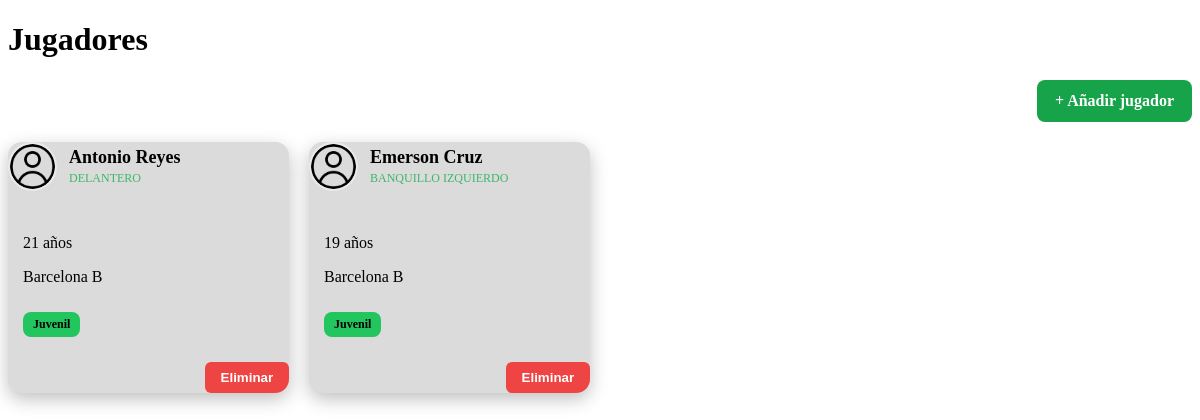
/admin/jugadores.php, run on an earlier commit of the app's database.
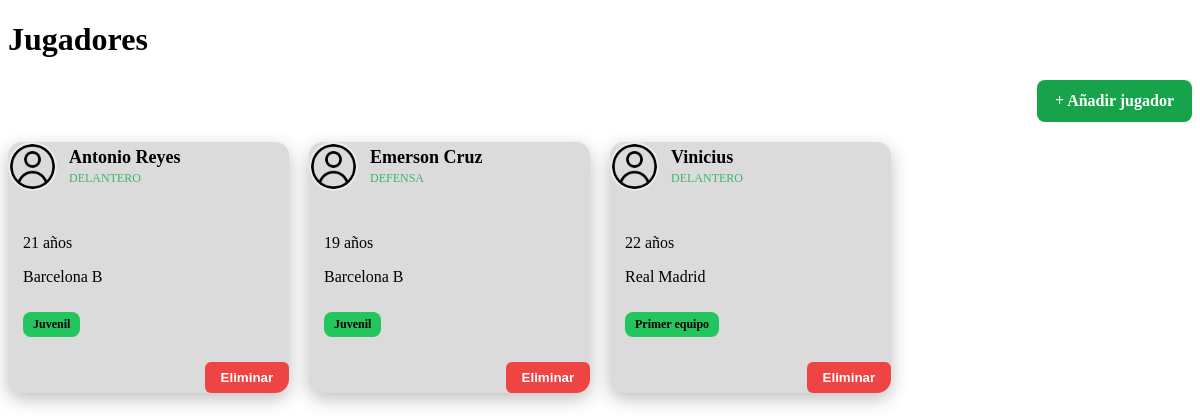
And on a later commit of the database.
### tables this page shows
CREATE TABLE `jugadores` (
  `id` int(11) NOT NULL,
  `nombre` varchar(100) DEFAULT NULL,
  `edad` int(11) DEFAULT NULL,
  `posicion` enum('delantero','mediocentro','defensa','portero') DEFAULT NULL,
  `equipo_id` int(11) DEFAULT NULL
);

CREATE TABLE `equipos` (
  `id` int(11) NOT NULL,
  `nombre` varchar(100) DEFAULT NULL,
  `categoria` varchar(50) DEFAULT NULL
);

### admin/jugadores.php (the view, shortened to what this page needs)
<!DOCTYPE html>
<html lang="en">
<head>
</head>
<body>
    <h1>Jugadores</h1>
    <div class="accionesJugadores">
        <a href="nuevo_jugador.php" class="btnAñadir">
            + Añadir jugador
        </a>
    </div>
    <div id="jugadoresGrid" class="page">
        <?php
    include "../config/conexion.php";
    $sql = "SELECT jugadores.id, jugadores.nombre AS jugador, jugadores.edad, jugadores.posicion,
                equipos.nombre AS equipo, equipos.categoria
            FROM jugadores
            INNER JOIN equipos ON jugadores.equipo_id = equipos.id";
    $resultado = $pdo->query($sql);
    $jugadores = $resultado->fetchAll(PDO::FETCH_ASSOC);
    foreach ($jugadores as $fila){
    ?>
        <div id="jugadorCard">
            <div class="jugadorTop">
                <div class="avatar">
                    <img src="../assets/img/player.png" alt="Jugador">
                </div>
                <div class="nombreInfo">
                    <h3><?= htmlspecialchars($fila["jugador"]) ?></h3>
                    <span class="posicion"><?= strtoupper($fila["posicion"]) ?></span>
                </div>
            </div>
            <div id="jugadorInfo">
                <p><?= $fila["edad"] ?> años</p>
                <p><?= $fila["equipo"] ?></p>
                <span id="categoria"><?= $fila["categoria"] ?></span>
            </div>
            <form action="eliminar_jugador.php" method="POST"
                onsubmit="return confirm('¿Seguro que quieres eliminar a <?= htmlspecialchars($fila['jugador'], ENT_QUOTES) ?>?')">
                <button type="submit" class="btnEliminar">Eliminar</button>
            </form>
        </div>
        <?php } ?>
    </div>
</body>
</html>

What changed in the data, as far as the page shows it:
changed jugadores "Emerson Cruz": posicion "BANQUILLO IZQUIERDO" → "DEFENSA"
added jugadores: nombre "Vinicius", posicion "DELANTERO", edad "22", equipo.nombre "Real Madrid", equipo.categoria "Primer equipo"
